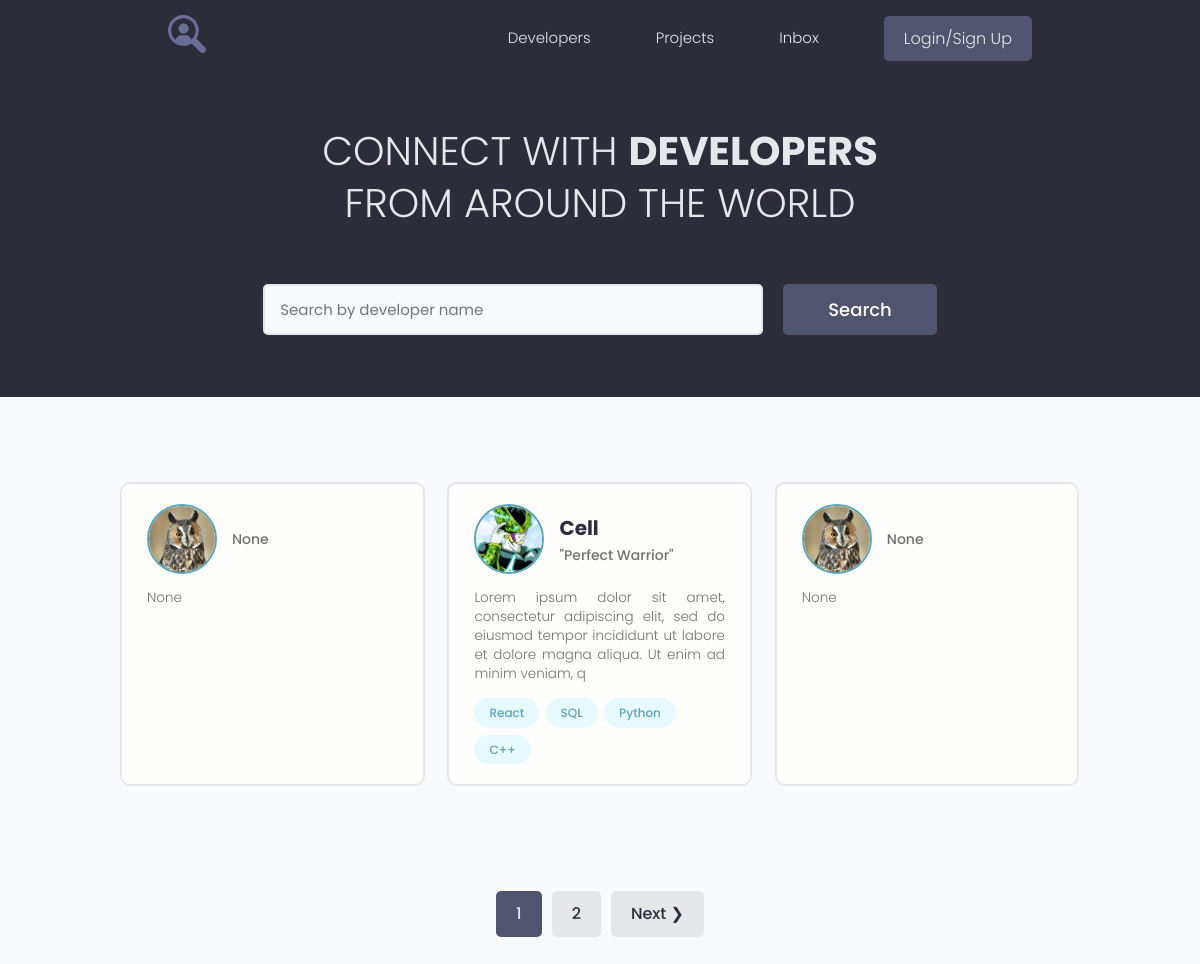
/, run on an earlier commit of the app's database.
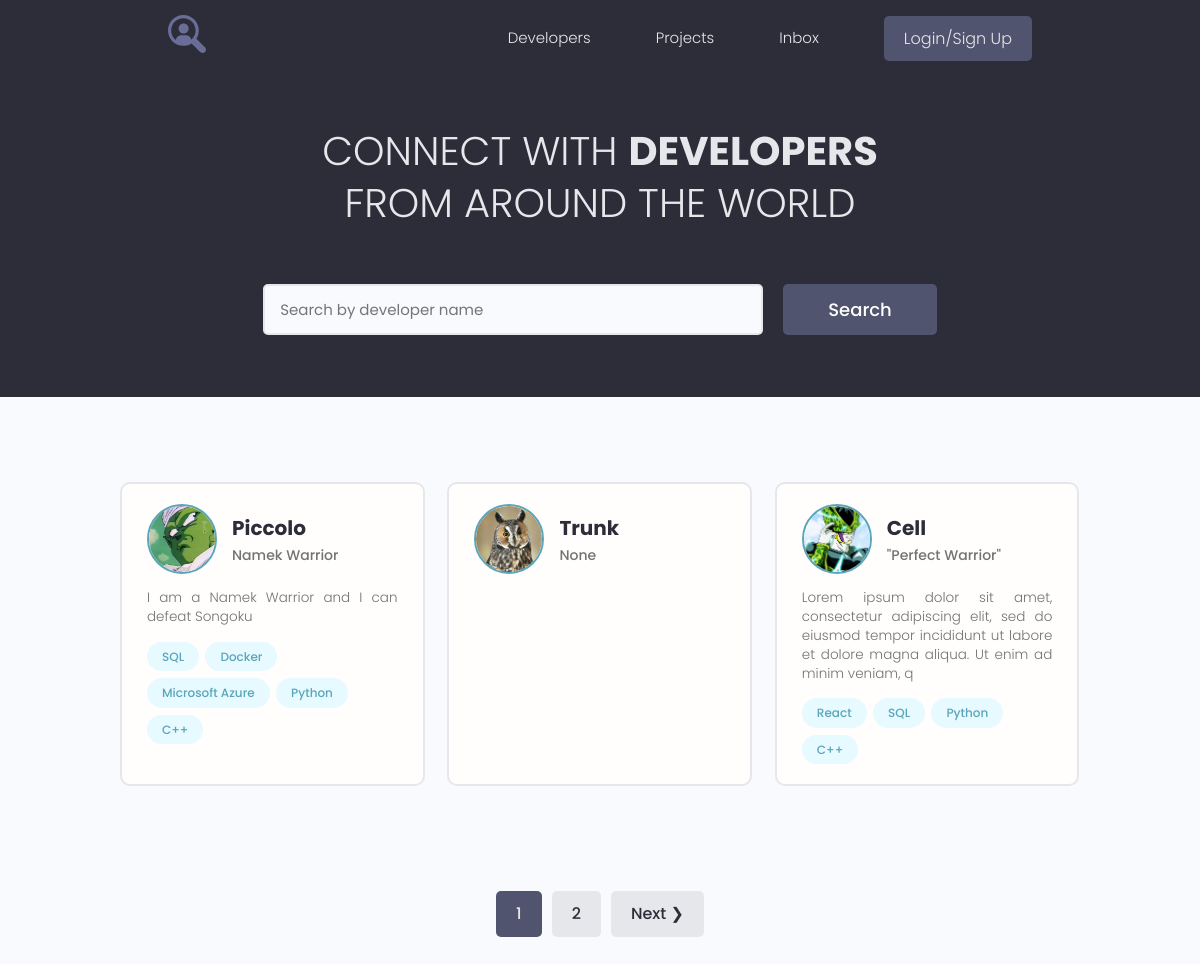
And on a later commit of the database.
### users/models.py (models this page shows, shortened)
class Profile(models.Model):
    user = models.OneToOneField(
        User, on_delete=models.CASCADE, null=True, blank=True)
    name = models.CharField(max_length=200, blank=True, null=True)
    email = models.EmailField(max_length=500, blank=True, null=True)
    username = models.CharField(max_length=200, blank=True, null=True)
    location = models.CharField(max_length=200, blank=True, null=True)
    short_intro = models.CharField(max_length=200, blank=True, null=True)
    bio = models.TextField(blank=True, null=True)
    profile_image = models.ImageField(
        null=True, blank=True, upload_to='profiles/', default='profiles/default-avatar.jpg')
    social_github = models.CharField(max_length=200, blank=True, null=True)
    social_stackoverflow = models.CharField(max_length=200, blank=True, null=True)
    social_twitter = models.CharField(max_length=200, blank=True, null=True)
    social_linkedin = models.CharField(max_length=200, blank=True, null=True)
    social_youtube = models.CharField(max_length=200, blank=True, null=True)
    social_website = models.CharField(max_length=200, blank=True, null=True)
    created = models.DateTimeField(auto_now_add=True)
    id = models.UUIDField(default=uuid.uuid4, unique=True,
                          primary_key=True, editable=False)

class Skill(models.Model):
    owner = models.ForeignKey(
        Profile, on_delete=models.CASCADE, null=True, blank=True)
    name = models.CharField(max_length=200, blank=True, null=True)
    description = models.TextField(blank=True, null=True)
    created = models.DateTimeField(auto_now_add=True)
    id = models.UUIDField(default=uuid.uuid4, unique=True,
                          primary_key=True, editable=False)
    def __str__(self):
        return str(self.name)

### users/views.py (the view)
# urls.py: path('', views.profiles, name="profiles"),
def profiles(request):
    profiles, search_query = searchProjects(request)
    custom_range, profiles = paginateProfiles(request, profiles, 3)
    context = {'profiles': profiles,
               'search_query': search_query,
               'custom_range': custom_range}
    return render(request, 'users/profiles.html', context)

### users/utils.py (called while the page is built)
def paginateProfiles(request, profile_objects, results):
    page = request.GET.get('page')
    paginator = Paginator(profile_objects, results)
    try:
        profiles = paginator.page(page)
    except PageNotAnInteger:
        page = 1
        profiles = paginator.page(page)
    except EmptyPage:
        page = paginator.num_pages
        profiles = paginator.page(page)
    leftIndex = (int(page) - 1)
    if leftIndex < 1:
        leftIndex = 1
    rightIndex = (int(page) + 2)
    if rightIndex > paginator.num_pages:
        rightIndex = paginator.num_pages + 1
    custom_range = range(leftIndex, rightIndex)
    return custom_range, profiles

def searchProjects(request):
    search_query = ''
    if request.GET.get('search_query'):
        search_query = request.GET.get('search_query')
        print('SEARCH:', search_query)
    skills = Skill.objects.filter(name__icontains=search_query)
    profiles_obj = Profile.objects.distinct().filter(
        Q(name__icontains=search_query) |
        Q(short_intro__icontains=search_query) |
        Q(skill__in=skills)
    )
    return profiles_obj, search_query

### users/templates/users/profiles.html (shortened to what this page needs)
<!DOCTYPE html>
{% extends 'main.html' %}
{% load static %}
{% block content %}
  <main class="home">
    <section class="hero-section text-center">
      <div class="container container--narrow">
        <div class="hero-section__box">
          <h2>CONNECT WITH <span>DEVELOPERS</span></h2>
          <h2>FROM AROUND THE WORLD</h2>
        </div>
        <div class="hero-section__search">
          <form id="searchForm" class="form" action="{% url 'profiles' %}" method="get">
            <div class="form__field">
              <input class="input input--text" id="formInput#search" type="text" name="search_query"
                value="{{search_query}}" placeholder="Search by developer name" />
            </div>
            <input class="btn btn--sub btn--lg" type="submit" value="Search" />
          </form>
        </div>
      </div>
    </section>
    <section class="devlist">
      <div class="container">
        <div class="grid grid--three">
        {% for profile in profiles %}
          <div class="column card">
            <div class="dev">
              <a href="{% url 'user-profile' profile.id %}" class="card__body">
                <div class="dev__profile">
                  <img class="avatar avatar--md" src="{{ profile.profile_image.url }}" alt="image" />
                  <div class="dev__meta">
                    <h3>{{ profile.name }}</h3>
                    <h5>{{ profile.short_intro|slice:"60" }}</h5>
                  </div>
                </div>
                <p class="dev__info">
                  {{ profile.bio|slice:"150" }}
                </p>
                <div class="dev__skills">
                  {% for skill in profile.skill_set.all|slice:"5" %}
                  <span class="tag tag--pill tag--main">
                    <small>{{ skill }}</small>
                  </span>
                  {% endfor %}
                </div>
              </a>
            </div>
          </div>
        {% endfor %}
        </div>
      </div>
    </section>
  </main>
  {% include 'pagination.html' with queryset=profiles custom_range=custom_range %}
{% endblock content %}

### templates/main.html (shortened to what this page needs)
<!DOCTYPE html>
{% load static %}
<html lang="en">
<head>
    <link rel="stylesheet" href="https://cdn.iconmonstr.com/1.3.0/css/iconmonstr-iconic-font.min.css" />
    <link rel="stylesheet" href="{% static 'uikit/styles/uikit.css' %}" />
    <link rel="stylesheet" href="{% static 'styles/app.css' %}" />
</head>
<body>
    {% include 'navbar.html' %}
    {% block content %}
    {% endblock content %}
</body>
</html>

### templates/navbar.html (shortened to what this page needs)
<!DOCTYPE html>
{% load static %}
<header class="header">
    <div class="container container--narrow">
        <a href="{% url 'profiles' %}" class="header__logo">
            <img src="{% static 'images/icon.svg' %}" alt="DevSearch Logo" />
        </a>
        <nav class="header__nav">
        <ul class="header__menu">
          <li class="header__menuItem"><a href="{% url 'profiles' %}">Developers</a></li>
          <li class="header__menuItem"><a href="{% url 'projects' %}">Projects</a></li>
          <li class="header__menuItem"><a href="">Inbox</a></li>
          {% if request.user.is_authenticated %}
          <li class="header__menuItem"><a href="{% url 'account' %}">Account</a></li>
          <li class="header__menuItem"><a href="{% url 'logout' %}" class="btn btn--sub">Logout</a></li>
          {% else %}
          <li class="header__menuItem"><a href="{% url 'login' %}" class="btn btn--sub">Login/Sign Up</a></li>
          {% endif %}
        </ul>
        </nav>
    </div>
</header>

### templates/pagination.html (shortened to what this page needs)
{% if queryset.has_other_pages %}
<div class="pagination">
  <ul class="container">
    {% for page in custom_range %}
    {% if page == queryset.number %}
      <li><a href="?page={{page}}" class="btn page-link btn--sub" data-page="{{page}}">{{page}}</a></li>
    {% else %}
      <li><a href="?page={{page}}" class="btn page-link" data-page="{{page}}">{{page}}</a></li>
    {% endif %}
    {% endfor %}
    {% if queryset.has_next %}
      <li><a href="?page={{queryset.next_page_number}}" class="btn page-link"
             data-page="{{queryset.next_page_number}}">Next &#10095;</a></li>
    {% endif %}
  </ul>
</div>
{% endif %}

### static/styles/app.css (style rules this page uses)
:root { --color-sub: #2d2d39; }
.btn--sub { background-color: var(--color-sub-light); }
.card { border: 2px solid var(--color-light); }
img { width: 100%; }
.header { position: sticky; z-index: 111; background-color: var(--color-sub); padding: 1.5rem 0; }
.header > .container { display: flex; justify-content: space-between; align-items: center; }
.header__logo > img { height: 3.8rem; }
.header__nav > ul { display: inline-flex; align-items: center; list-style: none; gap: 6.5rem; }
.header__menuItem > a { color: var(--color-light); font-weight: 300; }
.hero-section { height: 40vh; display: flex; align-items: center; background-color: var(--color-sub); }
.hero-section__box { margin-bottom: 4rem; }
.hero-section__box > h2, .hero-section__box > h2 > span { font-size: 4rem; color: var(--color-light); line-height: 1.3; text-transform: uppercase; }
.hero-section__box > h2 { font-weight: 300; }
.hero-section__box > h2 > span { font-weight: 700; }
.hero-section__search > .form { display: flex; align-items: center; justify-content: center; gap: 2rem; }
.hero-section__search > .form input.input--text { width: 50rem; }
.devlist { margin-top: 8rem; }
.devlist .grid { align-items: stretch; }
.devlist .dev .dev__profile { display: flex; align-items: center; gap: 1.5rem; }
.devlist .dev .dev__meta h3 { color: var(--color-sub); font-size: 2rem; font-weight: 700; }
.devlist .dev .dev__meta h5 { color: var(--color-text); font-size: 1.4rem; font-weight: 500; }
.devlist .dev .dev__info { margin: 1.5rem 0; font-size: 1.35rem; line-height: 1.4; text-align: justify; }
.pagination { margin-top: 8rem; margin-bottom: 10rem; }
.pagination > ul { flex-wrap: wrap; list-style: none; display: flex; align-items: center; justify-content: center; gap: 1rem; }
.pagination .btn { color: var(--color-sub); }
.pagination .btn.btn--sub { color: var(--color-light); }

### static/uikit/styles/modules/_variables.css (style rules this page uses)
:root { --color-main: #5aa5b9; --color-main-light: #e6faff; --color-sub: #3f4156; --color-sub-light: #51546e; --color-sub-lighter: #ededfd; --color-text: #737373; --color-gray: #8b8b8b; --color-light: #e5e7eb; --color-light-gray: #767676; --color-bg: #f8fafd; --color-white: #fffefd; --color-white-light: #f3f3f3; --color-success: #359e64; --color-success-bg: #def8e8; --color-error: #fc4b0b; --color-error-bg: #fff2ee; --font-base: 'Poppins', arial, helvetica, 'Segoe UI', roboto, ubuntu, sans-serif; --font-monospace: 'Fira Code', 'Courier New', courier, monospace; --font-regular: 300; --font-medium: 500; --font-bold: 700; --generic-shadow: 1px 1px 5px #00000010; --generic-transition: all 0.3s ease-in-out; }

### static/uikit/styles/modules/_base.css (style rules this page uses)
* { margin: 0; padding: 0; box-sizing: border-box; text-rendering: optimizeLegibility; color: inherit; font-size: inherit; }
html { font-size: 50%; }
@media only screen and (min-width: 480px) { html { font-size: 56.25%; } }
@media only screen and (min-width: 1200px) { html { font-size: 62.5%; } }
body { line-height: 1.6; font-weight: 400; font-size: 1.5rem; color: var(--color-text); background-color: var(--color-bg); min-height: 100vh; }

### static/uikit/styles/modules/_typography.css (style rules this page uses)
* { font-family: var(--font-base); }
h2 { font-size: 3.6rem; font-weight: var(--font-bold); }
h3 { font-size: 3.2rem; font-weight: var(--font-medium); }
h5 { font-size: 2.4rem; font-weight: var(--font-medium); }
h5, h6 { font-weight: var(--font-regular); }
p, span, strong { font-size: 1.6rem; color: var(--color-text); font-weight: var(--font-regular); }
a { padding-bottom: 2px; text-decoration: none; display: inline-block; color: var(--color-main); font-weight: var(--font-medium); }

### static/uikit/styles/modules/_utilities.css (style rules this page uses)
.container { width: 92%; max-width: 165rem; margin: 0 auto; box-sizing: border-box; }
.container--narrow { width: 92%; max-width: 120rem; }
@media screen and (min-width: 1000px) { .container { width: 90%; } }
@media screen and (min-width: 1000px) { .container--narrow { width: 85%; } }
@media screen and (min-width: 1200px) { .container { width: 80%; } }
@media screen and (min-width: 1200px) { .container--narrow { width: 72%; } }
.text-center { text-align: center; }

### static/uikit/styles/modules/_avatar.css (style rules this page uses)
.avatar { border-radius: 50%; border: 2px solid var(--color-main); object-fit: cover; }
.avatar--md { height: 7rem; width: 7rem; }

### static/uikit/styles/modules/_card.css (style rules this page uses)
.card { border-radius: 1rem; background-color: var(--color-white); border: 1.5px solid var(--color-light); width: auto; height: auto; margin-top: 0.5rem; margin-bottom: 0.5rem; overflow: hidden; }
.card__body, .card__header { padding: 2rem 2.5rem; }

What changed in the data, as far as the page shows it:
removed Profile: profile_image (placeholder picture), short_intro "None", bio "None"
changed Profile: profile_image: picture added in place of a placeholder; name (not shown) → "Piccolo"; short_intro "None" → "Namek Warrior"; bio "None" → "I am a Namek Warrior and I can defeat Songoku"
added Skill: name "SQL", shown under Profile "Piccolo"
added Skill: name "Docker", shown under Profile "Piccolo"
added Skill: name "Microsoft Azure", shown under Profile "Piccolo"
added Skill: name "Python", shown under Profile "Piccolo"
added Skill: name "C++", shown under Profile "Piccolo"
added Profile: profile_image (placeholder picture), name "Trunk", short_intro "None"
